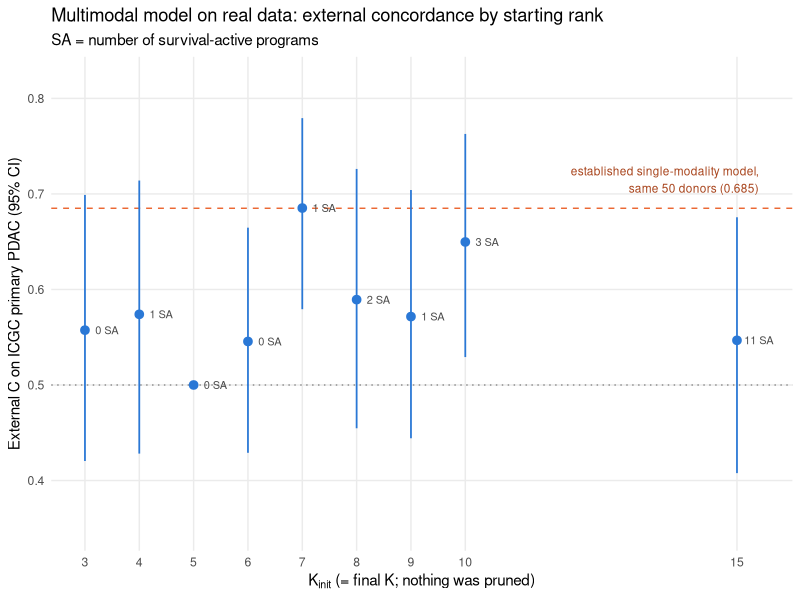

Here is the R script that generated this plot:
# ============================================================
# Script: plot_real_cindex_by_kinit.R
# Purpose: External concordance (ICGC primary PDAC) of the pruned multimodal
#          fit across starting ranks, against the established single-modality
#          model on the same donors.
# Author: Andrew Walther
# Created: 2026-10-02
# Dependencies: ggplot2; outputs/real_sweep_summary.csv
# Run: Rscript results/multimodal_real/plot_real_cindex_by_kinit.R
# ============================================================
suppressPackageStartupMessages(library(ggplot2))
x <- read.csv("results/multimodal_real/outputs/real_sweep_summary.csv")
j <- x[x$method == "joint_multimodal_yfb" & x$config == "pruned" & x$cohort == "icgc_primary", ]
single_modality_c <- 0.685  # D4 on the same 50 donors (DECISIONS.md 2026-10-02)
p <- ggplot(j, aes(K_init, c_index)) +
  geom_hline(yintercept = 0.5, linetype = 3, colour = "grey55") +
  geom_hline(yintercept = single_modality_c, linetype = 2, colour = "#eb6834") +
  annotate("text", x = 15.4, y = 0.715, hjust = 1, size = 3, colour = "#a8441c",
           label = "established single-modality model,\nsame 50 donors (0.685)") +
  geom_linerange(aes(ymin = ci_lower, ymax = ci_upper), colour = "#2a78d6", linewidth = 0.6) +
  geom_point(colour = "#2a78d6", size = 2.6) +
  geom_text(aes(label = paste0(n_survival_active, " SA")), nudge_x = 0.4, size = 2.8, colour = "grey30") +
  scale_x_continuous(breaks = sort(unique(j$K_init))) + coord_cartesian(ylim = c(0.35, 0.82)) +
  labs(x = expression(K[init] ~ "(= final K; nothing was pruned)"),
       y = "External C on ICGC primary PDAC (95% CI)",
       title = "Multimodal model on real data: external concordance by starting rank",
       subtitle = "SA = number of survival-active programs") +
  theme_minimal(base_size = 11) + theme(panel.grid.minor = element_blank())
ggsave("results/multimodal_real/outputs/real_cindex_by_kinit.png", p, width = 8, height = 4.5, dpi = 150)
